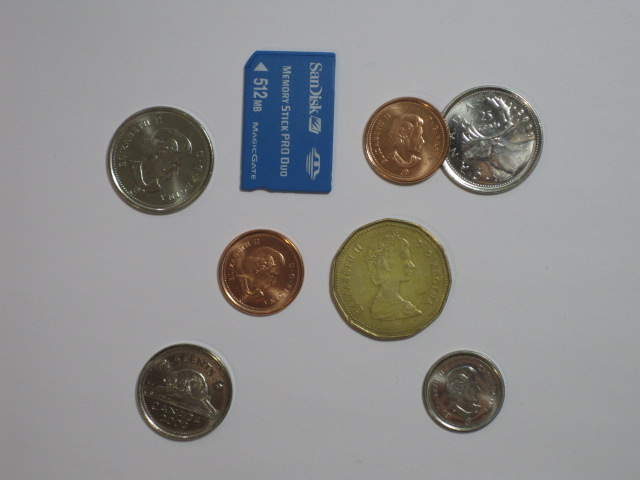
#> input picture labs/lab 5/images/circles_target.jpg, 640 x 480 px
$ python lab5a.py
#> lines starting #> are read from the running program, lines starting #| are printed output that depends on the picture; after the words box and inside, x2 and y2 are one past the last pixel; in counts of white or black regions, pixels touching at a corner belong together
# Matthew Langlois
# Student # 7731813

#!/usr/local/bin/python3
import cv2
import numpy as np

img = cv2.imread('images/circles_target.jpg', cv2.IMREAD_COLOR)
#> img is the input picture: shape (480, 640, 3); mean B, G, R 142.4, 143, 143.5

grayscale = cv2.cvtColor(img, cv2.COLOR_BGR2GRAY)
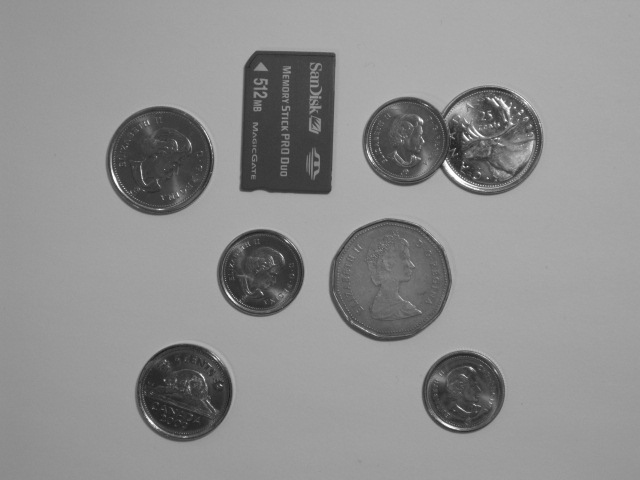
#> grayscale: shape (480, 640); min 27, max 255, mean 143
circles = cv2.HoughCircles(grayscale, cv2.HOUGH_GRADIENT, 1.02, 75)
#> circles = [[406.5, 141.3, 44.37], [259.6, 272.9, 43.45], [158.6, 160.6, 54.26], [489.1, 138.2, 49.16], [183.1, 392.2, 48.35], [388.1, 277.9, 58.96]]

if not circles.any():
	print("No circles found!")
	cv2.imshow('Circles',grayscale)
	cv2.waitKey(0)
	cv2.destroyAllWindows()
else:
	circles = np.uint16(np.around(circles))
#> circles = [[406, 141, 44], [260, 273, 43], [159, 161, 54], [489, 138, 49], [183, 392, 48], [388, 278, 59]]
	for i in circles[0,:]:
	    # draw the outer circle
	    cv2.circle(img,(i[0],i[1]),i[2],(0,255,0),2)
	    # draw the center of the circle
	    cv2.circle(img,(i[0],i[1]),2,(0,0,255),3)
#> this loop made 6 passes
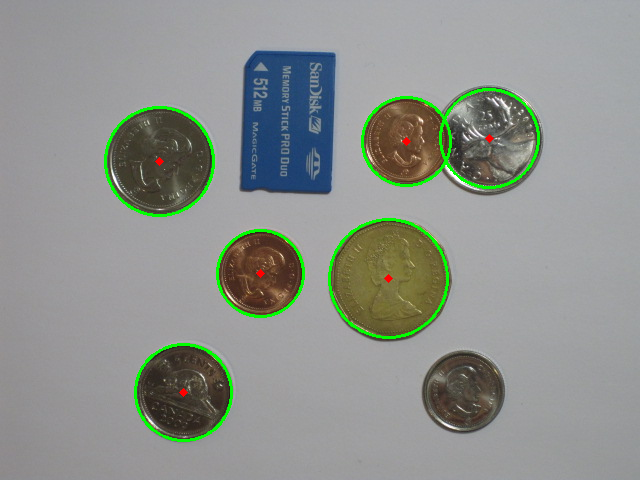
#> img: shape (480, 640, 3); 1.89% of pixels changed, all inside (x1, y1, x2, y2) = (104, 88, 540, 442)

	cv2.imshow('Circles',img)
	cv2.waitKey(0)
	cv2.destroyAllWindows()
